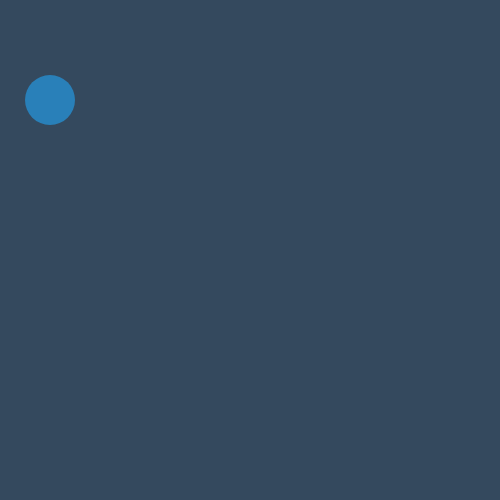
Frame 1 (no input)
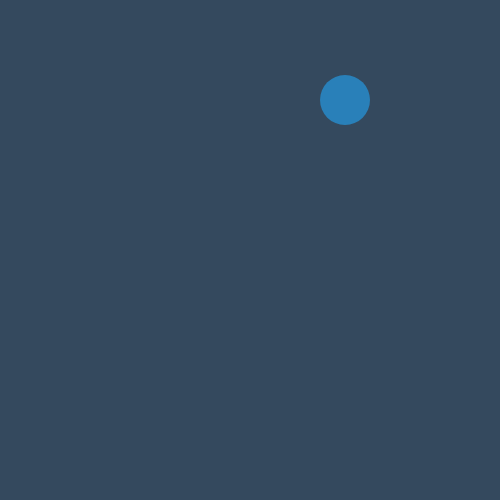
Frame 60 (no input)
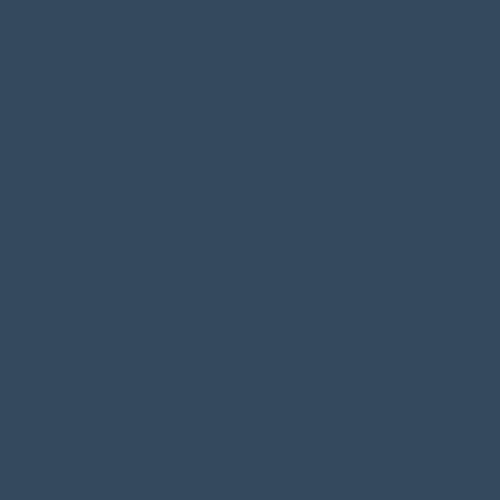
Frame 120 (the mouse pressed at the canvas centre since frame 60)

The p5.js sketch that drew these frames (run headless with seeded random() and noise() and a simulated clock; from frame 60 on, the mouse is pressed at the canvas centre):

// p5.js sketch
// ── sketch.js
var circleX; // declare the variable
var move = 5; // the movment or speed of the object

function setup() {
  createCanvas(500,500);
  circleX = 50; // assigned a value for the variable
}

function draw() {
  background(52, 73, 94); // setting up the background color
  
  noStroke(); // remove the shape border
  fill(41, 128, 185); // the fill in color of the circle
  ellipse(circleX, 100, 50, 50); // draw the circle
  
  circleX += move;
}
